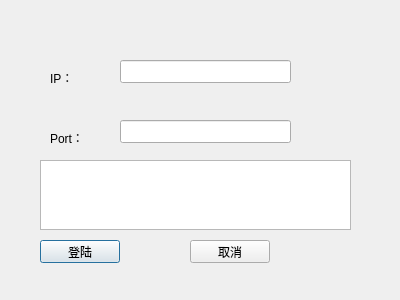
<?xml version="1.0" encoding="UTF-8"?>
<ui version="4.0">
 <class>LandDialog</class>
 <widget class="QDialog" name="LandDialog">
  <property name="geometry">
   <rect>
    <x>0</x>
    <y>0</y>
    <width>400</width>
    <height>300</height>
   </rect>
  </property>
  <property name="windowTitle">
   <string>Dialog</string>
  </property>
  <widget class="QPushButton" name="id_land">
   <property name="geometry">
    <rect>
     <x>40</x>
     <y>240</y>
     <width>80</width>
     <height>23</height>
    </rect>
   </property>
   <property name="text">
    <string>登陆</string>
   </property>
  </widget>
  <widget class="QPushButton" name="id_cancel">
   <property name="geometry">
    <rect>
     <x>190</x>
     <y>240</y>
     <width>80</width>
     <height>23</height>
    </rect>
   </property>
   <property name="text">
    <string>取消</string>
   </property>
  </widget>
  <widget class="QLabel" name="id_ip">
   <property name="geometry">
    <rect>
     <x>50</x>
     <y>70</y>
     <width>57</width>
     <height>15</height>
    </rect>
   </property>
   <property name="text">
    <string>IP：</string>
   </property>
  </widget>
  <widget class="QLabel" name="id_port">
   <property name="geometry">
    <rect>
     <x>50</x>
     <y>130</y>
     <width>57</width>
     <height>15</height>
    </rect>
   </property>
   <property name="text">
    <string>Port：</string>
   </property>
  </widget>
  <widget class="QLineEdit" name="id_ip_edit">
   <property name="geometry">
    <rect>
     <x>120</x>
     <y>60</y>
     <width>171</width>
     <height>23</height>
    </rect>
   </property>
  </widget>
  <widget class="QLineEdit" name="id_port_edit">
   <property name="geometry">
    <rect>
     <x>120</x>
     <y>120</y>
     <width>171</width>
     <height>23</height>
    </rect>
   </property>
  </widget>
  <widget class="QTextEdit" name="id_text_edit">
   <property name="geometry">
    <rect>
     <x>40</x>
     <y>160</y>
     <width>311</width>
     <height>70</height>
    </rect>
   </property>
  </widget>
 </widget>
 <resources/>
 <connections/>
</ui>
